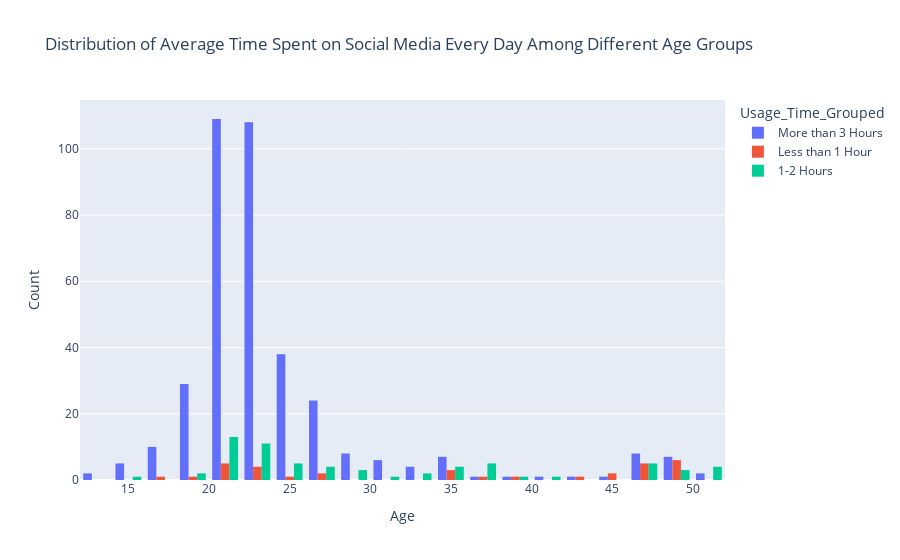

Notebook cell for this chart:
### Markdown cell above
# data visualisation using histogram

### Code cell
import pandas as pd
import plotly.express as px

# Load data
file_path = "C:\\Users\\HP\\Desktop\\smmh.csv"
data = pd.read_csv(file_path)

# Select relevant columns
df = data[['1. What is your age?', '8. What is the average time you spend on social media every day?']]

# Rename columns for simplicity
df.columns = ['Age', 'Usage_Time']

# Filter data for age less than or equal to 50
df = df[df['Age'] <= 50]

# Define a function to group usage time
def group_usage_time(time):
    if time == 'Less than an Hour':
        return 'Less than 1 Hour'
    elif time == 'Between 1 and 2 hours':
        return '1-2 Hours'
    else:
        return 'More than 3 Hours'

# Apply the grouping function to the 'Usage_Time' column
df['Usage_Time_Grouped'] = df['Usage_Time'].apply(group_usage_time)

# Drop rows with missing values
df.dropna(inplace=True)

# Plot the histogram of average time spent on social media every day among different age groups
fig = px.histogram(df, x='Age', color='Usage_Time_Grouped', barmode='group', title='Distribution of Average Time Spent on Social Media Every Day Among Different Age Groups')
fig.update_layout(xaxis_title='Age', yaxis_title='Count')
fig.show()

### Figure 1 — Plotly figure (JSON) as saved in the notebook; plotly's stock layout.template omitted (floating-point values rounded to 4 significant figures; data arrays with more than 128 entries replaced by an {"elided": "..."} marker saying what was removed)
{"data": [{"alignmentgroup": "True", "bingroup": "x", "hovertemplate": "Usage_Time_Grouped=More than 3 Hours<br>Age=%{x}<br>count=%{y}<extra></extra>", "legendgroup": "More than 3 Hours", "marker": {"color": "#636efa", "pattern": {"shape": ""}}, "name": "More than 3 Hours", "offsetgroup": "More than 3 Hours", "orientation": "v", "showlegend": true, "type": "histogram", "x": {"elided": "372 float values"}, "xaxis": "x", "yaxis": "y"}, {"alignmentgroup": "True", "bingroup": "x", "hovertemplate": "Usage_Time_Grouped=Less than 1 Hour<br>Age=%{x}<br>count=%{y}<extra></extra>", "legendgroup": "Less than 1 Hour", "marker": {"color": "#EF553B", "pattern": {"shape": ""}}, "name": "Less than 1 Hour", "offsetgroup": "Less than 1 Hour", "orientation": "v", "showlegend": true, "type": "histogram", "x": [20, 21, 23, 26, 26, 48, 38, 46, 48, 47, 48, 47, 48, 21, 35, 47, 17, 22, 48, 46, 20, 36, 23, 20, 19, 43, 35, 23, 44, 44, 25, 49, 34], "xaxis": "x", "yaxis": "y"}, {"alignmentgroup": "True", "bingroup": "x", "hovertemplate": "Usage_Time_Grouped=1-2 Hours<br>Age=%{x}<br>count=%{y}<extra></extra>", "legendgroup": "1-2 Hours", "marker": {"color": "#00cc96", "pattern": {"shape": ""}}, "name": "1-2 Hours", "offsetgroup": "1-2 Hours", "orientation": "v", "showlegend": true, "type": "histogram", "x": [23, 28, 34, 23, 21, 26, 20, 25, 25, 24, 14, 38, 22, 32, 22, 22, 48, 47, 47, 50, 40, 47, 47, 50, 37, 30, 48, 20, 21, 37, 48, 47, 32, 21, 37, 22, 50, 21, 25, 21, 34, 34, 36, 22, 23, 22, 26, 21, 20, 21, 37, 29, 23, 29, 21, 24, 27, 20, 19, 23, 50, 18, 20, 35, 26], "xaxis": "x", "yaxis": "y"}], "layout": {"autosize": true, "barmode": "group", "legend": {"title": {"text": "Usage_Time_Grouped"}, "tracegroupgap": 0}, "title": {"text": "Distribution of Average Time Spent on Social Media Every Day Among Different Age Groups"}, "xaxis": {"anchor": "y", "autorange": true, "domain": [0, 1], "range": [12, 52], "title": {"text": "Age"}, "type": "linear"}, "yaxis": {"anchor": "x", "autorange": true, "domain": [0, 1], "range": [0, 114.7], "title": {"text": "Count"}}}}
